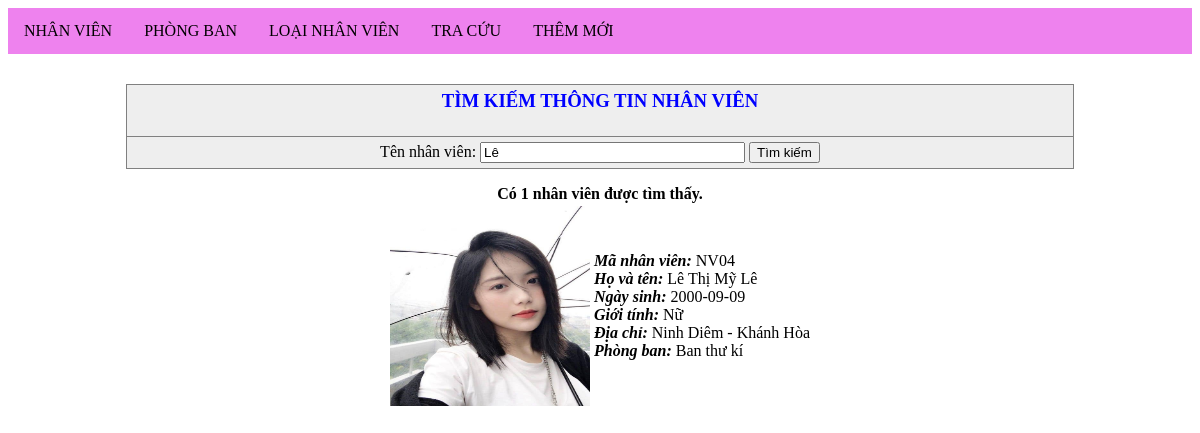
The page /tong_hop/TC_nhanvien.php?ten=Lê on the database its author committed.
### tables this page shows
CREATE TABLE `nhan_vien` (
  `ma_NV` varchar(10) NOT NULL,
  `ho` varchar(30) NOT NULL,
  `ten` varchar(10) NOT NULL,
  `ngay_sinh` date NOT NULL,
  `gioi_tinh` varchar(5) NOT NULL,
  `dia_chi` varchar(70) NOT NULL,
  `anh` varchar(20) NOT NULL,
  `ma_loai_NV` varchar(10) NOT NULL,
  `ma_phong` varchar(10) NOT NULL
);

CREATE TABLE `phong_ban` (
  `ma_phong` varchar(10) NOT NULL,
  `ten_phong` varchar(50) NOT NULL
);

### tong_hop/TC_nhanvien.php (the view, shortened to what this page needs)
<!DOCTYPE HTML PUBLIC "-//W3C//DTD HTML 4.01 Frameset//EN">
<html>
<head>
<link rel="stylesheet"  type="text/css" media="screen" />
</head>
<body>
<form action="" method="get">
	<table bgcolor="#eeeeee" align="center" width="80%" border="1"
		   cellpadding="5" cellspacing="5" style="border-collapse: collapse;">
	<tr>
		<td align="center"><font color="blue"><h3>TÌM KIẾM THÔNG TIN NHÂN VIÊN</h3></font></td>
	</tr>
	<tr>
		<td align="center">Tên nhân viên: <input type="text" name="ten" size="30"
					value="<?php if(isset($_GET['ten'])) echo $_GET['ten'];?>">
				<input type="submit" name="tim" value="Tìm kiếm"></td>
	</tr>
	</table>
</form>
<?php
	if($_SERVER['REQUEST_METHOD']=='GET')
	{
		if(empty($_GET['ten'])) echo "<p align='center'>Vui lòng nhập tên nhân viên cần tìm</p>";
		else
		{
			$ten=$_GET['ten'];
			require("include/connect.php");
			$query=
			"Select *
			from nhan_vien join phong_ban
			on nhan_vien.ma_phong = phong_ban.ma_phong
			WHERE ten like '%$ten%' or ho like '%$ten%'
			group by nhan_vien.ma_nv";
			$result=mysqli_query($dbc,$query);
			if(mysqli_num_rows($result)<>0)
			{	$rows=mysqli_num_rows($result);
				echo "<div align='center'><b>Có $rows nhân viên được tìm thấy.</b></div>";
				while($row=mysqli_fetch_array($result, MYSQLI_ASSOC))
				{
					if ($row['gioi_tinh'] == 1)	$row['gioi_tinh'] = "Nam";
					else 				$row['gioi_tinh'] = "Nữ";
					echo '<table align="center">';
					echo '<tr>
						<td width="200" align="center">
							<img style="width: 200px hight: 200px" src="images/'.$row['anh'].'"/>
						</td>';
					echo '<td style="text-align: left;">'.
						'<i><b>Mã nhân viên: </i></b>'.$row['ma_NV'].'<br />'.
						'<i><b>Họ và tên: </i></b>'.$row['ho'].' '.$row['ten'].'<br />'.
						'<i><b>Ngày sinh: </b></i>'.$row['ngay_sinh'].'<br />'.
						'<i><b>Giới tính: </b></i>'.$row['gioi_tinh'].'<br />'.
						'<i><b>Địa chỉ: </b></i>'.$row['dia_chi'].'<br />'.
						'<i><b>Phòng ban: </b></i>'.$row['ten_phong'].'<br />';
					echo '</td>
						</tr>
					</table>';
				}
			}
			else echo "<div align='center'><b>Không tìm thấy nhân viên có tên này.</b></div>";
		}
	}
?>
</body>
</html>

### tong_hop/TC_nhanvien.php (style rules this page uses)
img { width: 200px; height: 200px; }

### rows shown on the page
nhan_vien: anh (picture), ma_NV "NV04", ho "Lê Thị Mỹ", ten "Lê", ngay_sinh "2000-09-09", gioi_tinh "Nữ", dia_chi "Ninh Diêm - Khánh Hòa", ma_phong.ten_phong "Ban thư kí"

### other values the page prints
$rows "1"
